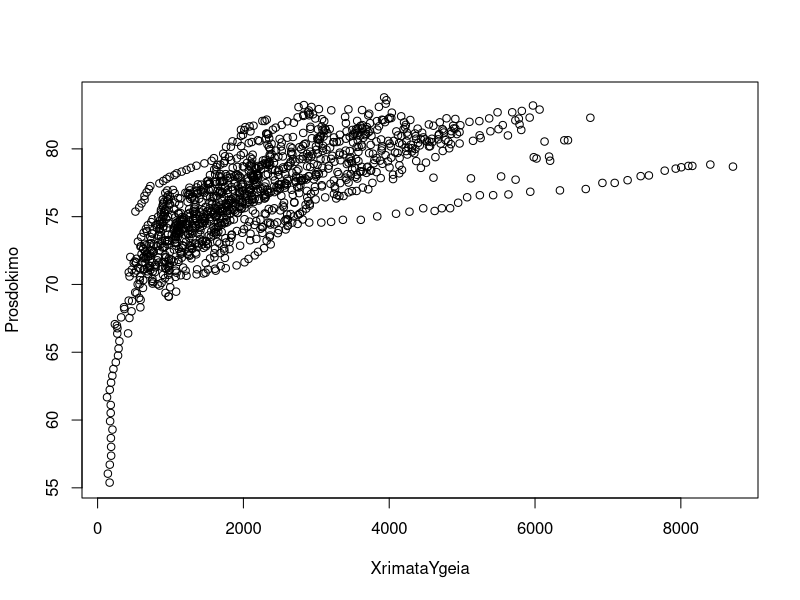
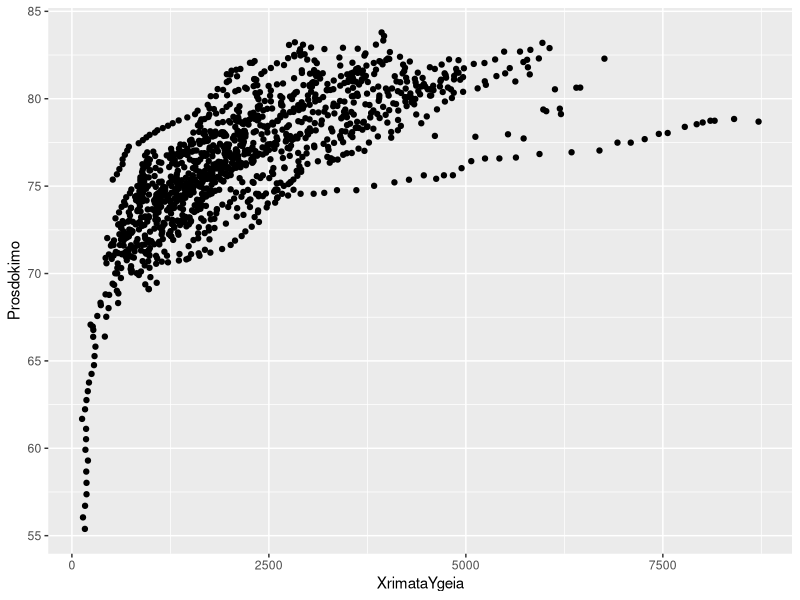
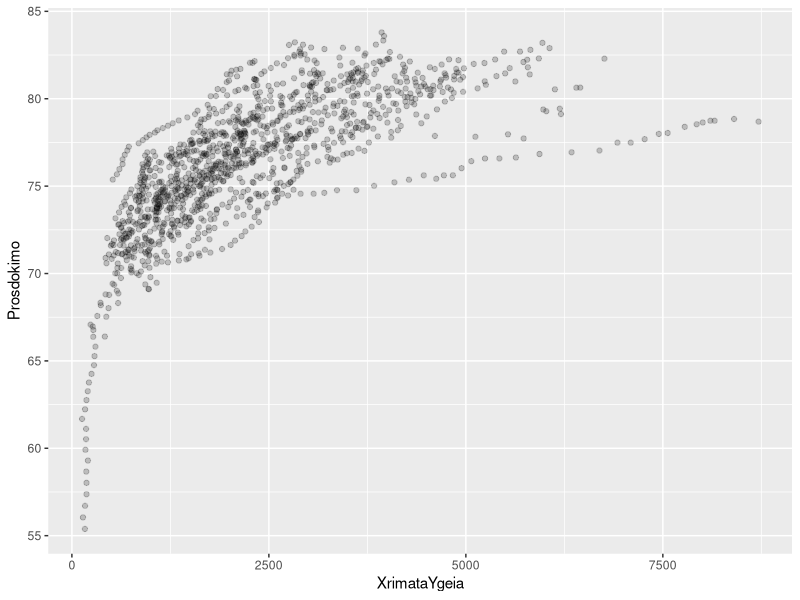
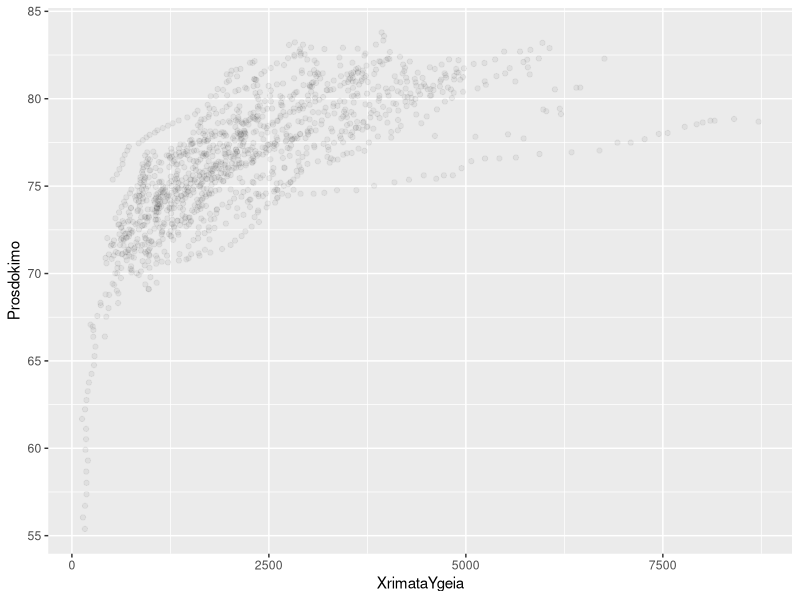
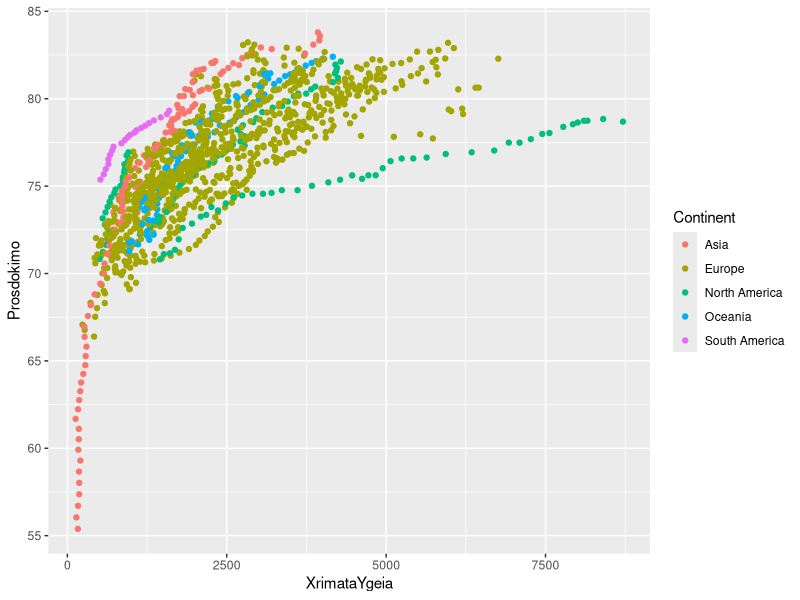
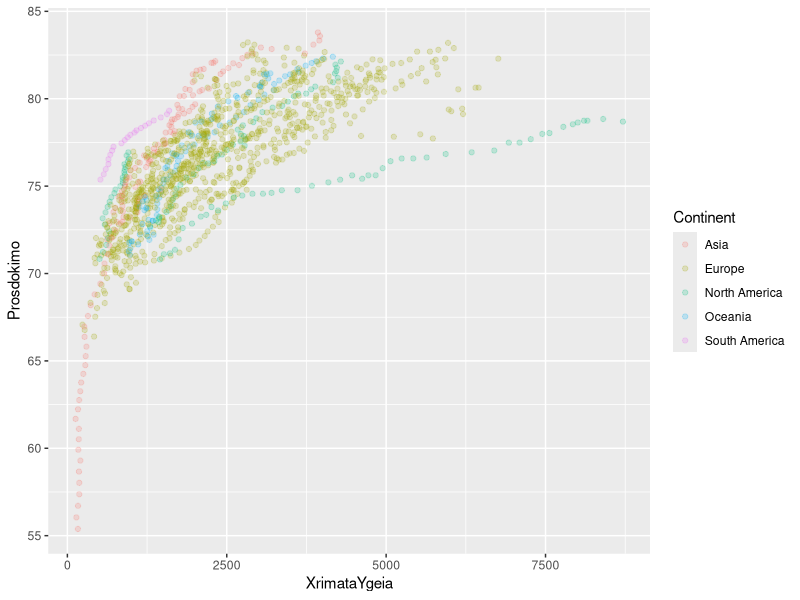
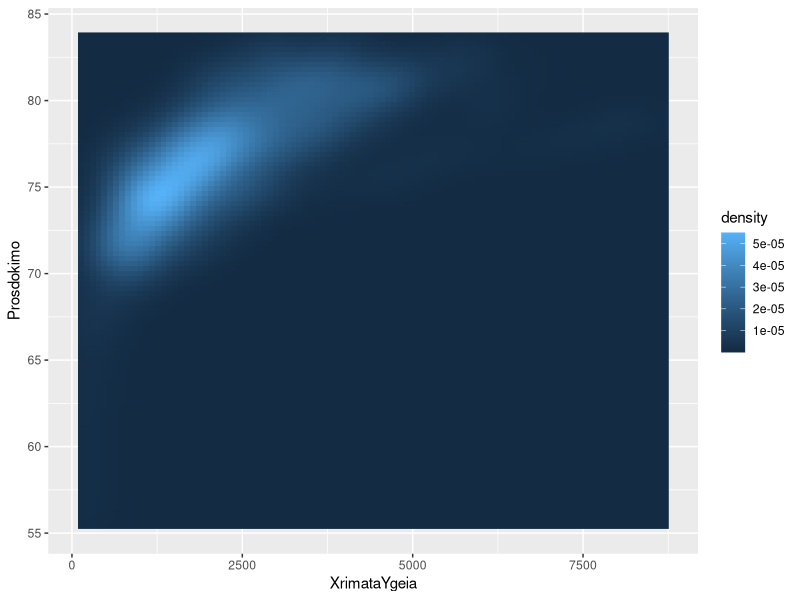
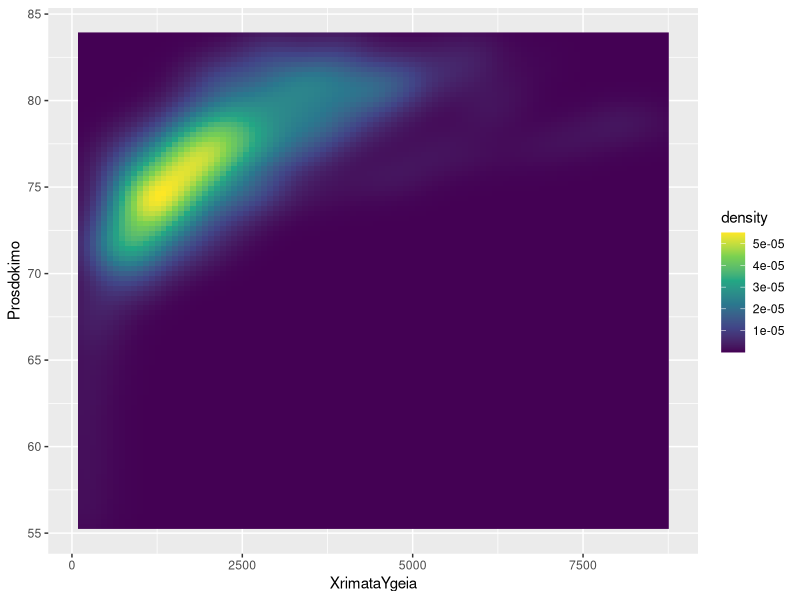

These charts were generated, in order, by the following R code:
## ---- chunk 1
knitr::opts_chunk$set(echo = TRUE)
library(kableExtra)
## ---- chunk 2
rm(list = ls())
## ---- chunk 3
ProsdokimoVSperith <- read.csv("ProsdokimoVSperith.csv", na.string = "")
knitr::kable(head(ProsdokimoVSperith, n=100)) %>%
  kable_styling("striped", full_width = F) %>%
  scroll_box(width = "max-content", height = "200px")
## ---- chunk 4
if(!require(dplyr)){
    install.packages("dplyr")
    library(dplyr)
}
if(!require(tidyr)){
    install.packages("tidyr")
    library(tidyr)
}
ProsdokimoVSperith2 <- ProsdokimoVSperith %>% group_by(Code) %>% fill(Continent)%>%   fill(Continent, .direction = "up")
## ---- chunk 5
knitr::kable(head(ProsdokimoVSperith2, n=100)) %>%
  kable_styling("striped", full_width = F) %>%
  scroll_box(width = "max-content", height = "200px")
## ---- chunk 6
ProsdokimoVSperith2 <- ProsdokimoVSperith2[!(is.na(ProsdokimoVSperith$Health.Expenditure.and.Financing..per.capita...OECDstat..2017..)), ]
## ---- chunk 7
knitr::kable(head(ProsdokimoVSperith2, n=100)) %>%
  kable_styling("striped", full_width = F) %>%
  scroll_box(width = "max-content", height = "200px")
## ---- chunk 8
ProsdokimoVSperith2 <- ProsdokimoVSperith2[!(is.na(ProsdokimoVSperith2$Life.expectancy.at.birth..total..years.)), ]
## ---- chunk 9
knitr::kable(head(ProsdokimoVSperith2, n=100)) %>%
  kable_styling("striped", full_width = F) %>%
  scroll_box(width = "max-content", height = "200px")
## ---- chunk 10
XrimataYgeia <- ProsdokimoVSperith2$Health.Expenditure.and.Financing..per.capita...OECDstat..2017..
## ---- chunk 11
n <- length(XrimataYgeia)
delete_items <- rep(TRUE,n)
for (i in 1:n) {
  if (XrimataYgeia[i] == "..") {
    delete_items[i] <- FALSE
  }
}
ProsdokimoVSperith2 <- ProsdokimoVSperith2[delete_items, ]
## ---- chunk 12
knitr::kable(head(ProsdokimoVSperith2, n=100)) %>%
  kable_styling("striped", full_width = F) %>%
  scroll_box(width = "max-content", height = "200px")
## ---- chunk 13
ProsdokimoVSperith2$Health.Expenditure.and.Financing..per.capita...OECDstat..2017.. <- as.numeric(ProsdokimoVSperith2$Health.Expenditure.and.Financing..per.capita...OECDstat..2017..)
## ---- chunk 14
Prosdokimo <- ProsdokimoVSperith2$Life.expectancy.at.birth..total..years.
XrimataYgeia <- ProsdokimoVSperith2$Health.Expenditure.and.Financing..per.capita...OECDstat..2017..
## ---- chunk 15
plot(Prosdokimo ~ XrimataYgeia)
## ---- chunk 16
if(!require(ggplot2)){
    install.packages("ggplot2")
    library(ggplot2)
}
## ---- chunk 17
ProsdXrhmata <- ggplot(ProsdokimoVSperith2, aes(x = XrimataYgeia, y = Prosdokimo))
## ---- chunk 18
ProsdXrhmata + geom_point()
## ---- chunk 19
ProsdXrhmata + geom_point(alpha = 1/5)
## ---- chunk 20
ProsdXrhmata + geom_point(alpha = 1/20)
## ---- chunk 21
ProsdXrhmata + geom_point(aes(colour = Continent))
## ---- chunk 22
ProsdXrhmata + geom_point(alpha = 1/5, aes(colour = Continent))
## ---- chunk 23
ProsdXrhmata + stat_density_2d(geom = "raster", aes(fill = after_stat(density)), contour = FALSE)
## ---- chunk 24
ProsdXrhmata + stat_density_2d(geom = "raster", aes(fill = after_stat(density)), contour = FALSE) + scale_fill_viridis_c()
